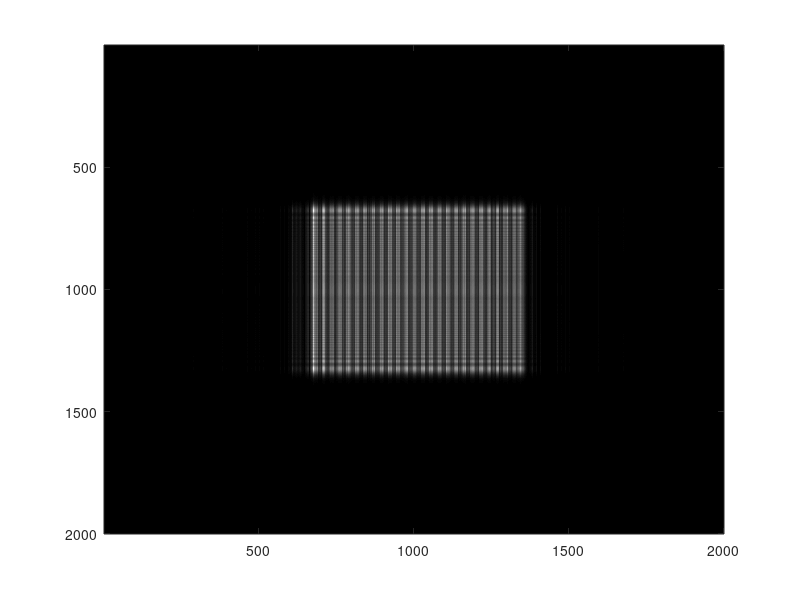
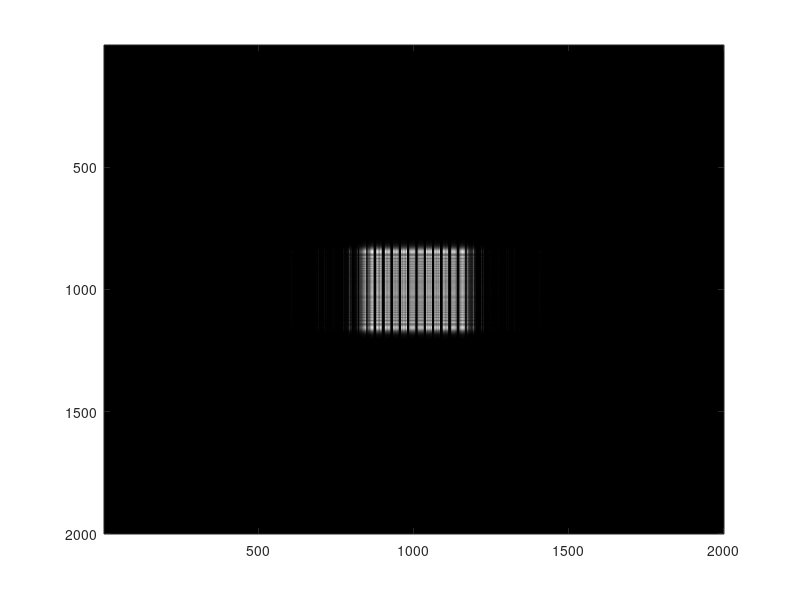
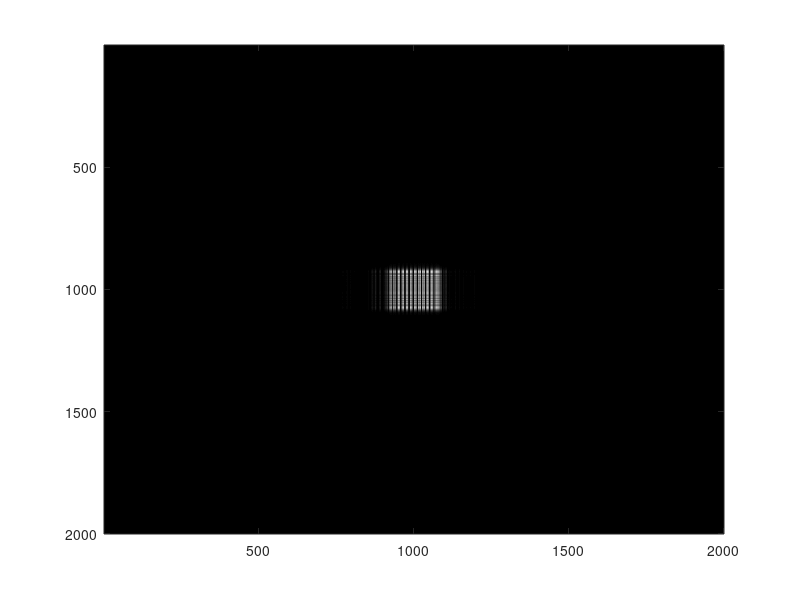

Recreate these plots in MATLAB, in order.
%program to generate Talbot images of amplitude grating 
%Output of this file is very dependent on values of r0, P, N, w 
clear all

%constants
lambda=600e-9; %in m
k=2*pi/lambda;

% Defining Grating Parameters
N=2000; %Define Matrix size
P=75; %Define the period of the grating in pixels
FF=0.25; %Define fill factor   
period=P*1e-6; %period in distance units
A=ones(1,N); %Define a Matrix by assigning 1 to all pixels

% Constructing the Grating
    q=1:N; 
    A(rem(q,P)<P*FF)=0; 
    A=repmat(A,N,1); %replicate the row to create a 2-d grating
% Create a window around the grating of pixel width w
    w=500;
    A(1:w,:)=0;
    A(N-w:N,:)=0;
    A(:,1:w)=0;
    A(:,N-w:N)=0;

% Talbot Distance
    zT=(2*period^2)/lambda;%Talbot distance

%Creating sampled space
    r0=(N/P)*period/2;  %radius of input beam
    step=2*r0/(N-1);
    index=-r0:step:r0;  %regular spaced points 
    [XH,YH] = meshgrid(index,index);   %creates grid of points with limits given by index

%run this program at various distances
    dist=[zT/ 4 zT/ 2 zT];
    [m,n]=size(dist);
for count = 1:n
    z=dist(count);
    z0=z/zT; %distance in terms of Talbot distance
    a=num2str(z0); %used to label figures
    %Observing the grating output in the near-field
    E=(A.*exp((1i*k/(2*z))*(XH.^2+YH.^2)))/(lambda*z);
    E=fftshift(fft2(E));
    I=(abs(E)/(N*N)).*(abs(E)/(N*N)); % Calculating intensity
    figure(count)
    colormap(gray)
    imagesc(I);
end
